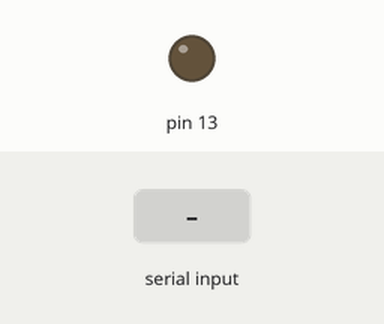
Bench run of a sketch on a simulated Arduino Uno, built with avr-gcc and run on an emulated ATmega328P. On the bench: output pins drawn as LEDs (lit = HIGH). Inputs (shaded band) come from the test bench.

Above: at 1.2 s.
1.3 s: "ON\n" received over Serial
At 2.2 s:
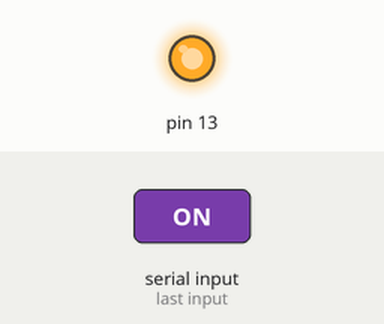
2.8 s: "OFF\n" received over Serial
At 3.4 s:
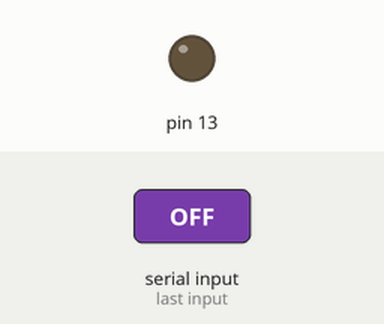
Timing chart, 0 to 5.8 s (numbered marks = the images above; inputs shaded):
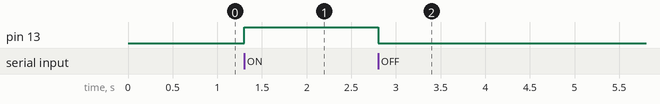

The sketch:

ArduinoBlinker.ino
```cpp
void setup()
{
  Serial.begin(9600);
  pinMode(13, OUTPUT);
}

void loop()
{
  String input = Serial.readStringUntil('\n');

  if (input == "ON"){
  digitalWrite(13, HIGH);
  }

  if (input =="OFF"){
  digitalWrite(13, LOW);

}
}
```

Measured:
- after the input at 1.3 s, pin 13: LOW → HIGH at once
- after the input at 2.8 s, pin 13: HIGH → LOW at once
